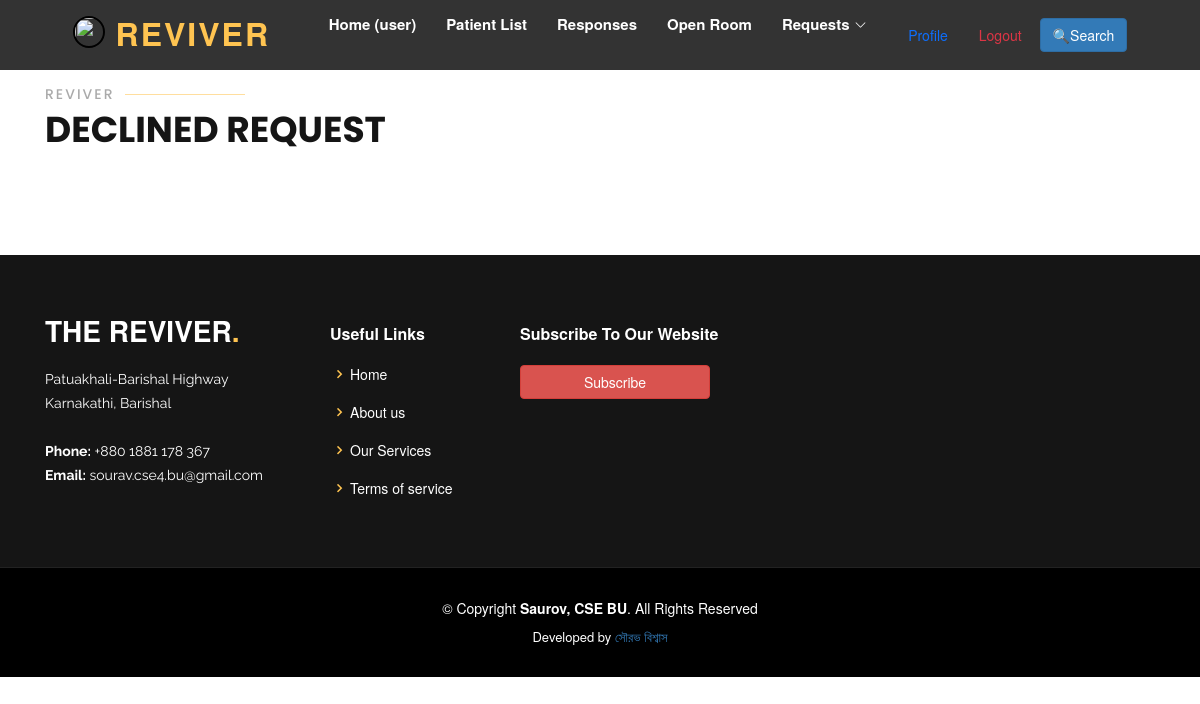
The page /user/patient_declined/ (signed in) on the database as committed earlier.
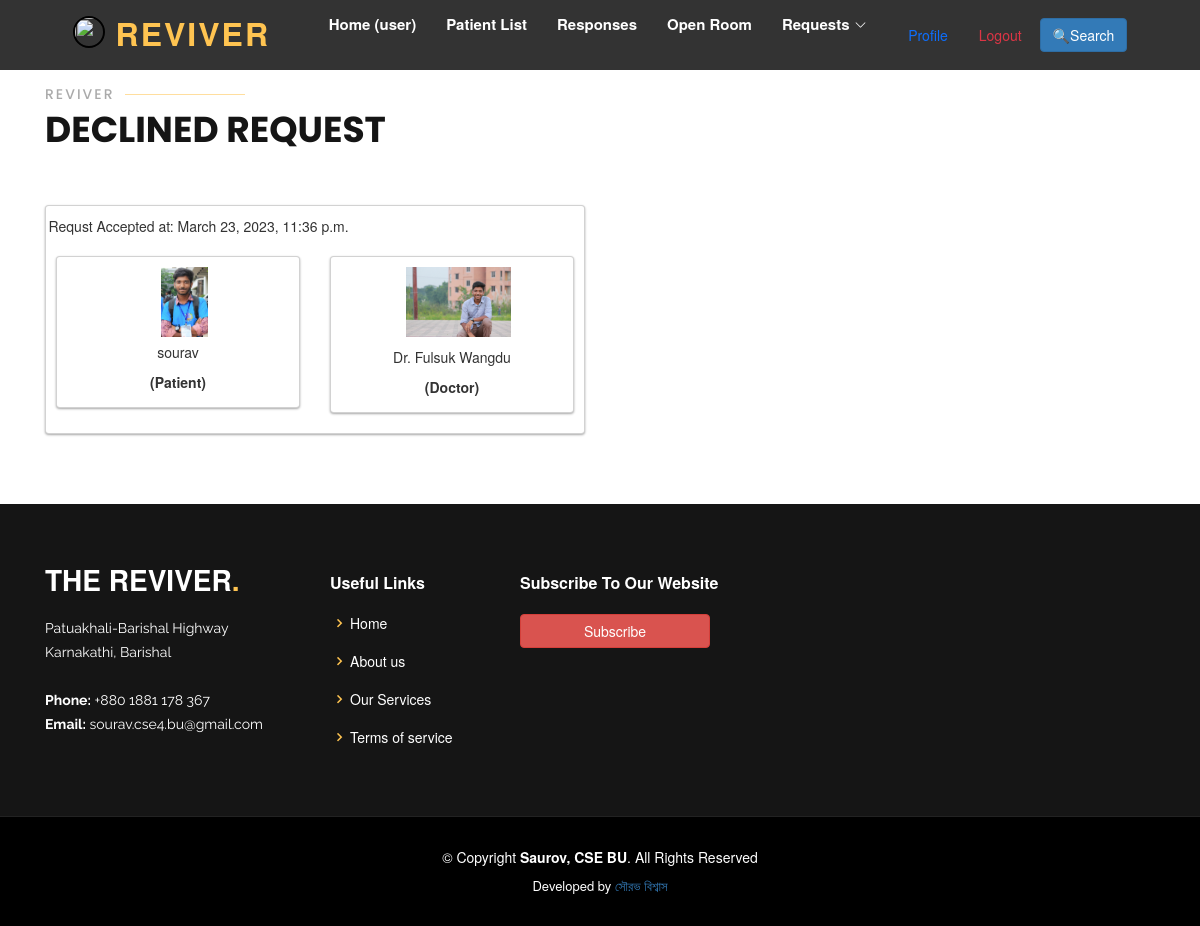
The same page on the database as committed later.
### user/models.py (models this page shows, shortened)
class Patient(models.Model):
    gender_choice = (
            ('female', 'Female'),
            ('male', 'Male'),
            ('other', 'Other'),
        )
    user_profile = models.ForeignKey(UserProfile, on_delete = models.CASCADE)
    diagnosis = models.TextField(blank = True, null = True)
    name = models.CharField(max_length= 30, blank = True, null = True)
    age = models.IntegerField(blank = True, null = True)
    gender = models.CharField(max_length=30, blank=True, null=True, choices=gender_choice)
    image = models.ImageField(upload_to="images/",  blank=True, null = True)
    created_at = models.DateTimeField(default=get_current_time(), blank = True, null = True)
    def __init__(self, *args, **kwargs):
        user_profile = kwargs.pop('user_profile', None)
        super().__init__(*args, **kwargs)
        if user_profile:
            self.instance.user_profile = user_profile

### doctor/models.py (models this page shows, shortened)
class Doctordata(models.Model):
    gender_choice = (
            ('female', 'Female'),
            ('male', 'Male'),
            ('other', 'Other'),
        )
    regt = (
            ('medical', 'Medical'),
            ('dental', 'Dental'),
        )
    latenight = (
            ('yes', 'Yes'),
            ('no', 'No'),
        )
    user_profile = models.ForeignKey(UserProfile, on_delete=models.CASCADE, related_name='doctor_data', default = None)
    name = models.CharField(max_length = 200, null = True, blank = True)
    doctoremail = models.EmailField(max_length = 200, null = True, blank = True)
    regtype = models.CharField(max_length=30, blank=True, null=True, choices=regt)
    regnum = models.CharField(max_length = 30, unique = True, null = True, blank = True)
    NID = models.CharField(max_length = 20, unique = True, null = True, blank = True)
    image = models.ImageField(upload_to="images/",  blank=True, null = True)
    gender = models.CharField(max_length=30, blank=True, null=True, choices=gender_choice)
    dob  = models.DateField(null = True, blank = True)
    bio = models.TextField(null = True, blank = True)
    degrees = models.CharField(max_length = 200, null = True, blank = True)
    working_hospital = models.CharField(max_length = 200, null = True, blank = True)
    designation = models.CharField(max_length = 200, blank = True, null = True)
    latenightstatus = models.CharField(max_length=30, blank=True, null=True, choices=latenight)
    chamberaddress = models.CharField(max_length = 200, null = True, blank = True)
    oldpassword = models.CharField(max_length=128, null = True, blank = True)
    newpassword = models.CharField(max_length=18, null = True, blank = True)
    confirmpassword = models.CharField(max_length=18, null = True, blank = True)
    active_time_start = models.TimeField(null = True, blank = True)
    active_time_end = models.TimeField(null = True, blank = True)
    active_day = models.DateField(blank = True, null = True)
    visits = models.IntegerField(blank = True, null = True)
    rating = models.FloatField(default=0.0, blank = True, null = True)
    ratingcount = models.IntegerField(default=0, blank = True, null= True)
    def image_tag(self):
        if self.image:
            return mark_safe('<img src="{}" height="70" width="60" />'.format(self.image.url))
    image_tag.short_description = 'Image'

### user/views.py (the view)
# urls.py: path('patient_declined/', views.patient_declined, name = 'patient_declined'),
def patient_declined(request):
    context = {}
    if not request.user.is_authenticated:
        return redirect('signin')
    user_profile = UserProfile.objects.get(user=request.user)
    context['user_profile'] = user_profile
    if user_profile is not None:
        user_profile.last_seen = timezone.now()
        user_profile.save()
    data = Emgergency.objects.filter(user_profile=user_profile, status='Declined')
    datas = []
    for ds in data:
        lst = []
        dd = ds.patient_profile
        dd.created_at = ds.reqdatetime
        print (dd.created_at)
        lst.append(dd)
        doctor_data = Doctordata.objects.get(user_profile=ds.doctor_profile)
        lst.append(doctor_data)
        datas.append(lst)
    context['resultset'] = datas
    return render(request, 'user/declined.html', context)

### templates/user/declined.html (shortened to what this page needs)
{% extends 'user/base.html' %}
{% load static %}
{% block addhead %}
<link rel="stylesheet" href="https://maxcdn.bootstrapcdn.com/bootstrap/3.4.1/css/bootstrap.min.css">
{% endblock %}
{% block body %}
<div class="section-title mt-5">
    <h2>Reviver</h2>
    <p>Declined Request</p>
</div>
<div class="row">
    {% for ds in resultset %}
    <div class="col-md-6">
        <div class="card">
            <div class="card-body">
                <div class="row">
                    {% for data in ds %}
                    {% if forloop.counter == 1 %}
                    <p> Requst Accepted at: {{ data.created_at }} </p>
                    <div class="col-md-6">
                        <div class="card">
                            <div class="card-body">
                                <div class="image">
                                    <img src="{{ data.image.url }}" alt="no image found" style="width: 235px; height: 70px; object-fit: contain; object-position: center;">
                                </div>
                                <div class="card-inner text-center">
                                    <div class="header">
                                        <div class="row">
                                            <p class = "sm mt-2"> {{ data.name }}</p>
                                            <h7 class="fw-bold">(Patient)</h7>
                                        </div>
                                    </div>
                                </div>
                            </div>
                        </div>
                    </div>
                    {% else %}
                    <div class="col-md-6">
                        <div class="card">
                            <div class="card-body">
                                <div class="image">
                                    <img src="{{ data.image.url }}" alt="no image found" style="width: 235px; height: 70px; object-fit: contain; object-position: center;">
                                </div>
                                <div class="card-inner text-center mt-2">
                                    <div class="header">
                                        <div class="row">
                                            <p class = "sm mt-2"> {{ data.name }}</p>
                                            <h7 class="fw-bold">(Doctor)</h7>
                                                                              </div>
                                    </div>
                                </div>
                            </div>
                        </div>
                    </div>
                    {% endif %}
                    {% endfor %}
                </div>
            </div>
        </div>
    </div>
    {% endfor %}
</div>
{% endblock %}

Rows that differ between the two databases and show on the page:
now on this page (row unchanged): Patient: created_at "March 23, 2023, 11:36 p.m.", image (picture), name "sourav"
now on this page (row edited): Doctordata: image (picture), name "Dr. Fulsuk Wangdu"
